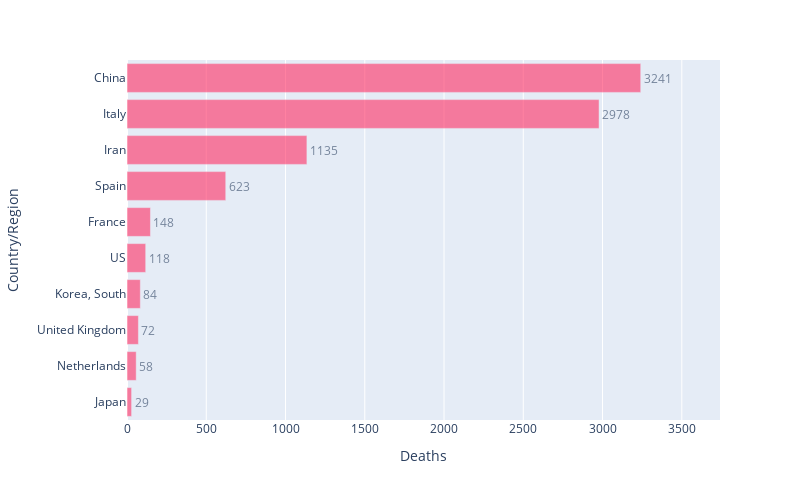

This figure's notebook cell:
### Markdown cell above
### Décédés

### Code cell
top10Deaths = px.bar(classement.sort_values('Deaths', ascending=False).head(10).sort_values('Deaths', ascending=True), 
             x="Deaths", y="Country/Region", text='Deaths', orientation='h', 
             width=800, height=500, range_x = [0, max(classement['Deaths'])+500])
top10Deaths.update_traces(marker_color=colorRed, opacity=0.6, textposition='outside')
top10Deaths.show()

### Figure 1 — Plotly figure (JSON) as saved in the notebook; plotly's stock layout.template omitted (floating-point values rounded to 4 significant figures)
{"data": [{"alignmentgroup": "True", "hoverlabel": {"namelength": 0}, "hovertemplate": "Deaths=%{text}<br>Country/Region=%{y}", "legendgroup": "", "marker": {"color": "#ff2e63"}, "name": "", "offsetgroup": "", "opacity": 0.6, "orientation": "h", "showlegend": false, "text": [29, 58, 72, 84, 118, 148, 623, 1135, 2978, 3241], "textposition": "outside", "type": "bar", "x": [29, 58, 72, 84, 118, 148, 623, 1135, 2978, 3241], "xaxis": "x", "y": ["Japan", "Netherlands", "United Kingdom", "Korea, South", "US", "France", "Spain", "Iran", "Italy", "China"], "yaxis": "y"}], "layout": {"barmode": "relative", "height": 500, "legend": {"tracegroupgap": 0}, "margin": {"t": 60}, "width": 800, "xaxis": {"anchor": "y", "domain": [0, 1], "range": [0, 3741], "title": {"text": "Deaths"}}, "yaxis": {"anchor": "x", "domain": [0, 1], "title": {"text": "Country/Region"}}}}
